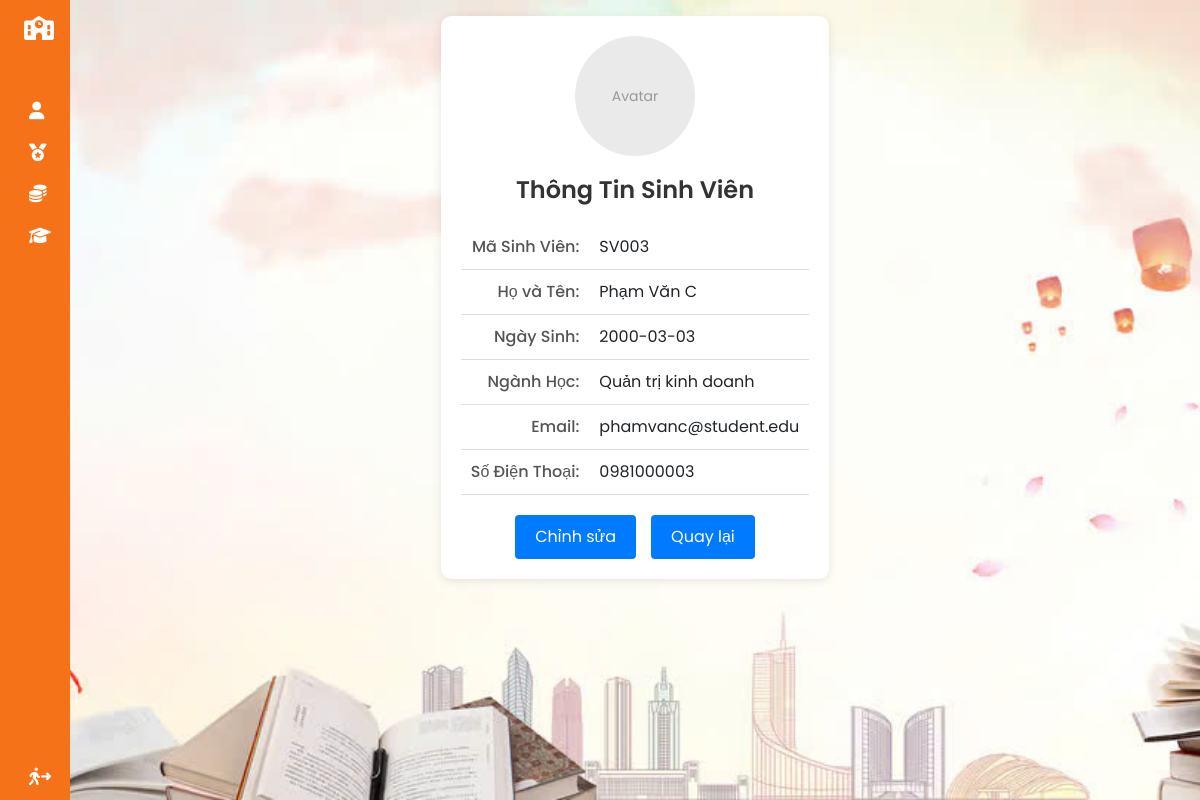
Page /ThongTinSinhVien (signed in) on the committed database.
### tables this page shows
CREATE TABLE `sinh_vien` (
  `ma_sinh_vien` varchar(10) NOT NULL,
  `ma_khoa` int(11) NOT NULL,
  `ma_nganh` int(11) NOT NULL,
  `ho_ten` varchar(50) NOT NULL,
  `ngay_sinh` date NOT NULL,
  `gioi_tinh` varchar(10) DEFAULT NULL,
  `que_quan` varchar(100) DEFAULT NULL,
  `email` varchar(50) NOT NULL,
  `so_dien_thoai` varchar(15) DEFAULT NULL,
  `khoa_hoc` int(11) NOT NULL
);

CREATE TABLE `nganh` (
  `ma_nganh` int(11) NOT NULL,
  `ten_nganh` varchar(100) NOT NULL,
  `ma_khoa` int(11) NOT NULL,
  `thoi_gian_dao_tao` float DEFAULT NULL,
  `bac_dao_tao` varchar(50) DEFAULT NULL
);

### MVC/Core/controller.php (called while the page is built, shortened)
<?php
class controller{
    public function model($model){
        return new $model;
    }
    public function view($view,$data=[]){
        include_once './MVC/Views/'.$view.'.php';
    }
}
?>

### MVC/Controllers/ThongTinSinhVien.php (called while the page is built, shortened)
<?php
class ThongTinSinhVien extends controller {
    private $dssv1;
    public function __construct() {
        $this->dssv1 = $this->model('ThongTinSinhVien_m');
    }
    public function Get_data() {
        $maSV=$_SESSION['ma_tai_khoan'];
        $result = $this->dssv1->get_sinhvien_by_msv($maSV);
        $dulieu = mysqli_fetch_assoc($result);
        $this->view('Masterlayout', [
            'page' => 'ThongTinSinhVien_v',
            'dulieu' => $dulieu
        ]);
    }
}
?>

### MVC/Core/app.php (called while the page is built, shortened)
<?php
class app{
    protected $action='Get_data';
    function __construct()
    {
       $arr=$this->processURL();
      if($arr!=null){
        if(file_exists('./MVC/Controllers/'.$arr[0].'.php')){
            unset($arr[0]);
        }
      }
      $this->controller=new $this->controller;
      $this->param=$arr?array_values($arr):[];
      call_user_func_array([$this->controller,$this->action],$this->param);
    }
    function processURL(){
        if(isset($_GET['url'])){
         return explode('/', filter_var( trim($_GET['url']),FILTER_DEFAULT));
        }
    }
}
?>

### index.php (called while the page is built, shortened)
<?php
 $myapp =new app();
?>

### MVC/Core/connectDB.php (called while the page is built, shortened)
<?php
class connectDB {
    function __construct()
    {
       $this->con=mysqli_connect('localhost','root','','qlhssv') ;
    }
}
?>

### MVC/Models/ThongTinSinhVien_m.php (called while the page is built, shortened)
<?php
class ThongTinSinhVien_m extends connectDB {
    public function get_sinhvien_by_msv($maSV) {
        $sql = "SELECT sv.ma_sinh_vien, sv.ho_ten, sv.ngay_sinh, sv.email, sv.so_dien_thoai, ng.ten_nganh
                FROM sinh_vien sv
                INNER JOIN nganh ng ON sv.ma_nganh = ng.ma_nganh
                WHERE sv.ma_sinh_vien = '$maSV'";
        return mysqli_query($this->con, $sql);
    }
}
?>

### MVC/Views/Pages/ThongTinSinhVien_v.php (the view, shortened to what this page needs)
<!DOCTYPE html>
<html lang="vi">
<head>
</head>
<body>
<div class="container">
    <div class="avatar">Avatar</div>
    <h1>Thông Tin Sinh Viên</h1>
    <table>
        <?php if (!empty($data['dulieu'])): ?>
            <tr>
                <td>Mã Sinh Viên:</td>
                <td><?php echo $data['dulieu']['ma_sinh_vien']; ?></td>
            </tr>
            <tr>
                <td>Họ và Tên:</td>
                <td><?php echo $data['dulieu']['ho_ten']; ?></td>
            </tr>
            <tr>
                <td>Ngày Sinh:</td>
                <td><?php echo $data['dulieu']['ngay_sinh']; ?></td>
            </tr>
            <tr>
                <td>Ngành Học:</td>
                <td><?php echo $data['dulieu']['ten_nganh']; ?></td>
            </tr>
            <tr>
                <td>Email:</td>
                <td><?php echo $data['dulieu']['email']; ?></td>
            </tr>
            <tr>
                <td>Số Điện Thoại:</td>
                <td><?php echo $data['dulieu']['so_dien_thoai']; ?></td>
            </tr>
        <?php else: ?>
            <tr>
                <td colspan="2">Không tìm thấy thông tin sinh viên.</td>
            </tr>
        <?php endif; ?>
    </table>
    <div class="buttons">
        <a href="./ThongTinSinhVien/Update_data/<?php echo $data['dulieu']['ma_sinh_vien']; ?>" class="button">Chỉnh sửa</a>
        <a href="./ThongTinSinhVien/List" class="button">Quay lại</a>
    </div>
</div>
</body>
</html>

### Public/CSS/layout.css (style rules this page uses)
a { text-decoration: none; }
h1 { font-weight: 600; font-size: 1.5rem; }
body { font-family: 'Poppins', sans-serif; }

### MVC/Views/Pages/ThongTinSinhVien_v.php (style rules this page uses)
body { font-family: 'Poppins', sans-serif; background-color: #f9f9f9; margin: 0; padding: 0; display: flex; justify-content: center; align-items: center; height: 100vh; }
.container { max-width: 600px; background-color: #fff; padding: 20px; border-radius: 10px; box-shadow: 0 2px 10px rgba(0, 0, 0, 0.1); text-align: center; }
.avatar { width: 120px; height: 120px; background-color: #eaeaea; border-radius: 50%; margin: 0 auto 20px; display: flex; justify-content: center; align-items: center; font-size: 14px; color: #999; }
h1 { color: #333; margin-bottom: 20px; font-weight: 600; }
table { width: 100%; margin: 0 auto 20px; border-collapse: collapse; }
table td { padding: 10px; border-bottom: 1px solid #ddd; text-align: left; }
table td:first-child { font-weight: 500; color: #555; text-align: right; width: 40%; }
table td:last-child { text-align: left; width: 60%; }
.buttons { display: flex; justify-content: center; gap: 15px; margin-top: 20px; }
.button { display: inline-block; padding: 10px 20px; background-color: #007bff; color: #fff; border: none; border-radius: 4px; font-size: 16px; cursor: pointer; text-decoration: none; }

### rows in the picture
sinh_vien: ma_sinh_vien "SV003", ho_ten "Phạm Văn C", ngay_sinh "2000-03-03", ma_nganh.ten_nganh "Quản trị kinh doanh", email "phamvanc@student.edu", so_dien_thoai "0981000003"
